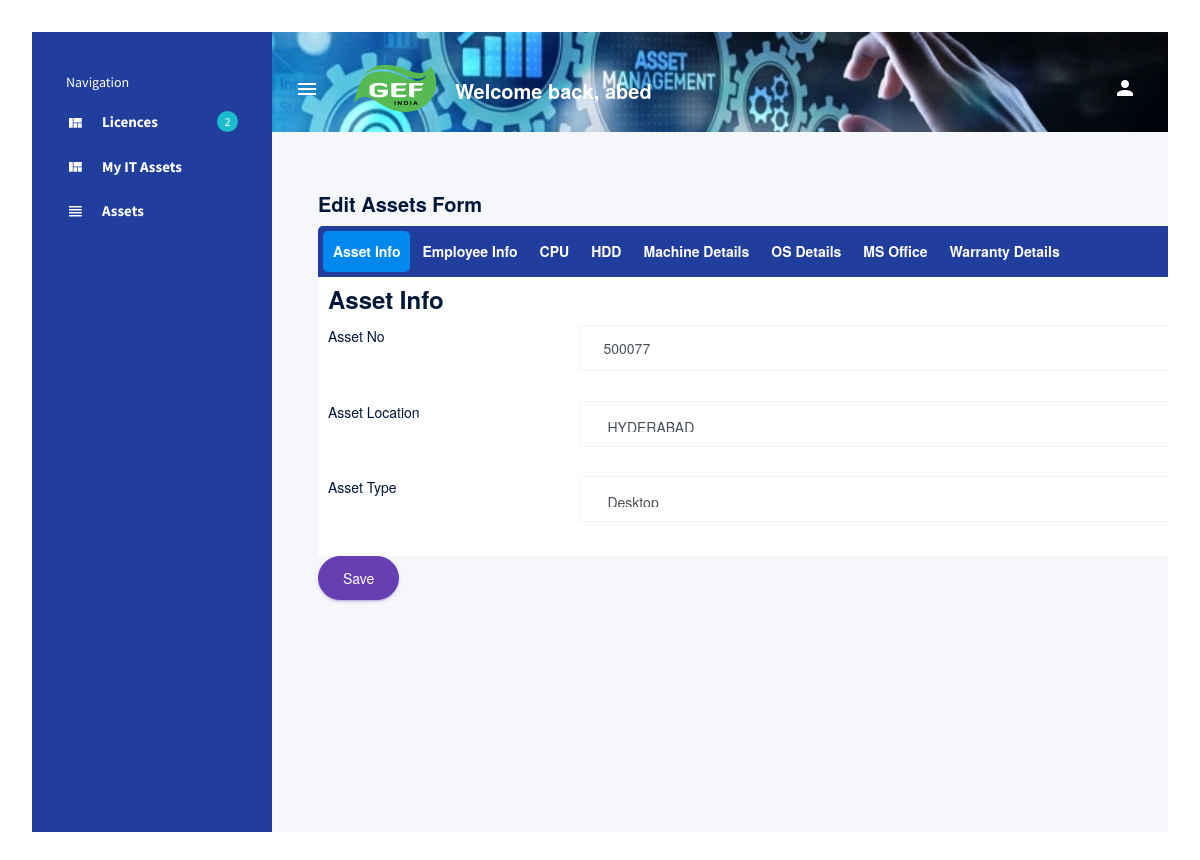
/assets_edit/18751 (signed in), run on the app's committed database.
### assetapp/models.py (models this page shows)
class AssetModel(models.Model):
    user_name = models.CharField(max_length=100, default='1')
    email_type = models.CharField(max_length=100,default='')
    user_email = models.EmailField(max_length=100,default='1')
    location = models.CharField(max_length=100)
    asset_no = models.CharField(max_length=100, default='1')
    serial_no = models.CharField(max_length=100, default='1')
    emp_id = models.CharField(max_length=100, default='1')
    usage_type = models.CharField(max_length=100, default='1')
    machine_type = models.CharField(max_length=100, default='1')
    gef_id_number = models.CharField(max_length=100, default='1')
    domain_workgroup = models.CharField(max_length=100, default='1')
    Domain_User_Name = models.CharField(max_length=100, default='1')
    machine_make = models.CharField(max_length=100, default='1')
    machine_model_no = models.CharField(max_length=100, default='1')
    machine_serial_no = models.CharField(max_length=100, default='1')
    hdd = models.CharField(max_length=100, default='1')
    hdd_make = models.CharField(max_length=100, default='1')
    hdd_model = models.CharField(max_length=100, default='1')
    hdd_serial_no = models.CharField(max_length=100, default='1')
    ram = models.CharField(max_length=100, default='1')
    processor = models.CharField(max_length=100, default='1')
    processor_purchase_date = models.DateField(default=date(1111, 11, 11))
    warranty_start_date = models.DateField(default=date(1111, 11, 11))
    warranty_end_date = models.DateField(default=date(1111, 11, 11))
    amc_start_date = models.DateField(default=date(1111, 11, 11))
    amc_end_date = models.DateField(default=date(1111, 11, 11))
    user_acceptance_date = models.DateField(default=date(1111, 11, 11))
    user_handed_over_date = models.DateField(default=date(1111, 11, 11))
    Operating_System_Version = models.CharField(max_length=100, default='1')
    OS = models.CharField(max_length=100, default='1')
    OEM_Volume = models.BooleanField(default='1')
    ms_office = models.BooleanField(default='1')
    ms_office_version = models.CharField(max_length=100, default='1')
    ms_365 = models.CharField(max_length=100, default='1')
    ms_visio = models.CharField(max_length=100, default='1')
    ms_access = models.CharField(max_length=100, default='1')
    Antivirus = models.BooleanField(default='1')
    AutoCAD = models.BooleanField(default='1')
    Installed_Softwares = models.CharField(max_length=1000, default='')
    Adobe_acrobate = models.BooleanField(default='1')
    Visio = models.BooleanField(default='1')
    Access = models.BooleanField(default='1')
    SAP = models.BooleanField(default='1')
    SAP_User_ID =models.CharField(max_length=100, default='1')
    Status = models.CharField(max_length=100, default='1')
    Remarks = models.CharField(max_length=100, default='1')

### assetapp/views.py (the view, shortened to what this page needs)
# urls.py: path('assets_edit/<int:id>',views.edit,name='edit'),
@login_required
def edit(request,id):
    obj = get_object_or_404(AssetModel, pk=id)
    context = {}
    form = AssetForm(instance=obj)
    context['form'] = form
    return render(request,"assets_edit.html",context)

### templates/assets_edit.html (shortened to what this page needs)
{% extends 'base.html' %}
{% block content %}
{% if user.is_authenticated %}
<div class="main-panel">
        <div class="content-wrapper">
                  <h4 class="card-title">Edit Assets Form</h4>
                  <form class="form-sample" method="post">
                      <div class="tabs">
                  <ul id="tabs-nav">
                    <li class=""><a href="#tab1">Asset Info</a></li>
                    <li class=""><a href="#tab2">Employee Info</a></li>
                    <li class=""><a href="#tab4">CPU</a></li>
                      <li class=""><a href="#tab5">HDD</a></li>
                    <li class=""><a href="#tab6">Machine Details</a></li>
                    <li class=""><a href="#tab7">OS Details</a></li>
                    <li class=""><a href="#tab8">MS Office</a></li>
                      <li class=""><a href="#tab9">Warranty Details</a></li>
                  </ul>
                  <div id="tabs-content">
                    <div id="tab1" class="tab-content" style="display: none;">
                      <h3>Asset Info</h3>
                    <div class="row">
                     <div class="col-md-12">
                        <div class="form-group row">
                          <label class="col-sm-3 col-form-label">Asset No</label>
                          <div class="col-sm-9">
                            {{ form.asset_no}}
                          </div>
                        </div>
                     </div></div>
                    <div class="row">
                        <div class="col-md-12">
                            <div class="form-group row">
                              <label class="col-sm-3 col-form-label">Asset Location</label>
                              <div class="col-sm-9">
                                {{ form.location}}
                              </div>
                            </div>
                        </div></div>
                    <div class="row">
                      <div class="col-md-12">
                        <div class="form-group row">
                          <label class="col-sm-3 col-form-label">Asset Type</label>
                          <div class="col-sm-9">
                            {{ form.machine_type}}
                          </div>
                        </div>
                       </div>
                    </div>
                    </div>
                  </div>
                </div>
                    <input class="btn btn-primary btn-rounded btn-fw" type = "submit" value="Save">
                  </form>
                </div>
              </div>
      </div>
{% endif %}
{% endblock %}

### templates/base.html (shortened to what this page needs)
{% load static %}
<!DOCTYPE html>
<html lang="en">
<head>
  <link rel="stylesheet" href="{% static 'vendors/mdi/css/materialdesignicons.min.css' %}">
  <link rel="stylesheet" href="{% static 'vendors/css/vendor.bundle.base.css' %}">
  <link rel="stylesheet" href="{% static 'css/style.css' %}">
  <link rel="stylesheet" href="{% static 'css/jquery.dataTables.min.css' %}">
</head>
<body>
  <div class="container-scroller d-flex">
    <nav class="sidebar sidebar-offcanvas" id="sidebar">
      <ul class="nav">
        <li class="nav-item sidebar-category">
          <p>Navigation</p>
        </li>
        <li class="nav-item">
          <a class="nav-link" href="/">
            <i class="mdi mdi-view-quilt menu-icon"></i>
            <span class="menu-title">Licences</span>
            <div class="badge badge-info badge-pill">2</div>
          </a>
        </li>
            <li class="nav-item">
              <a class="nav-link" href="/it_assets">
                <i class="mdi mdi-view-quilt menu-icon"></i>
                <span class="menu-title">My IT Assets</span>
              </a>
            </li>
        <li class="nav-item">
          <a class="nav-link" href="/assets">
            <i class="mdi mdi-view-headline menu-icon"></i>
            <span class="menu-title">Assets</span>
          </a>
        </li>
      </ul>
    </nav>
    <div class="container-fluid page-body-wrapper">
      <nav class="navbar col-lg-12 col-12 px-0 py-0 py-lg-4 d-flex flex-row">
        <div class="navbar-menu-wrapper d-flex align-items-center justify-content-end">
          <button class="navbar-toggler navbar-toggler align-self-center" type="button" data-toggle="minimize">
            <span class="mdi mdi-menu"></span>
          </button>
          <div class="navbar-brand-wrapper">
            <a class="navbar-brand brand-logo" href="index.html"><img src="{% static 'images/logo.png' %}" alt="logo"/></a>
          </div>
          <h4 class="font-weight-bold mb-0 d-none d-md-block mt-1">Welcome back, {{user}}</h4>
          <ul class="navbar-nav navbar-nav-right">
            <li class="nav-item dropdown mr-2">
              <a class="nav-link count-indicator dropdown-toggle d-flex align-items-center justify-content-center" id="notificationDropdown" href="#" data-toggle="dropdown">
                <i class="mdi mdi-account"></i>
              </a>
            </li>
          </ul>
        </div>
       </nav>
      <div class="main-panel">
        <div class="content-wrapper">
          {% block content %}{% endblock %}
        </div>
      </div>
    </div>
</body>
</html>

### templates/assets_edit.html (style rules this page uses)
.tabs { width: 1000px; background-color: #223e9c; border-radius: 5px 5px 5px 5px; }
ul#tabs-nav { list-style: none; margin: 0; padding: 5px; overflow: auto; }
ul#tabs-nav li { float: left; font-weight: bold; margin-right: 2px; padding: 8px 10px; border-radius: 5px 5px 5px 5px; cursor: pointer; }
ul#tabs-nav li:hover, ul#tabs-nav li.active { background-color: #08E; }
#tabs-nav li a { text-decoration: none; color: #FFF; }
.tab-content { padding: 10px; background-color: #FFF; }
html { margin: 0; padding: 0; }
body { font-family: "HelveticaNeue-Light", "Helvetica Neue Light", "Helvetica Neue", Helvetica, Arial, "Lucida Grande", sans-serif; font-weight: 300; margin: 2em; }

### data on the page
AssetModel: asset_no "500077", location "HYDERABAD", machine_type "Desktop"

### other printed values
{{ user }} "abed"
